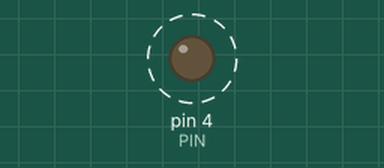
This sketch was run on a simulated Arduino Uno, built with avr-gcc and run on an emulated ATmega328P. Shown: output pins drawn as LEDs (lit = HIGH). Dashed ring = blinking.

Above: at 0.7 s.
Timing chart, 0 to 5.8 s (numbered marks = the images above):
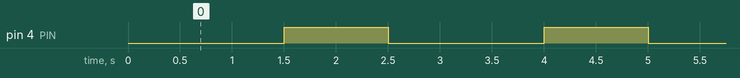

The sketch:

10_Ardiuno_LED_Dimmer.ino
```cpp
int i = 0;
int PIN = 4;
void setup() {
  // put your setup code here, to run once:
  pinMode(PIN,OUTPUT);
}

void loop() {
  // put your main code here, to run repeatedly:
  for(i = 0 ;i<225;i+=50)
   {
    analogWrite(PIN,i);
    delay(500);
   }

}
```

Measured:
- by itself, pin 4 (PIN): alternates HIGH for 1.0 s and LOW for 1.5 s
